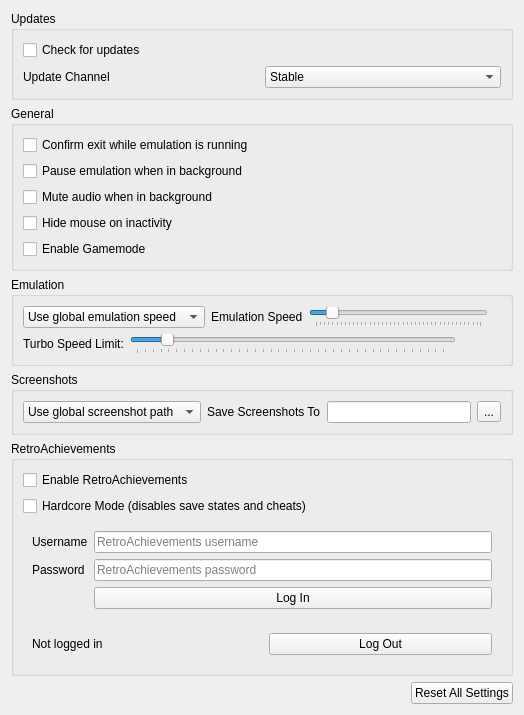
<?xml version="1.0" encoding="UTF-8"?>
<ui version="4.0">
 <class>ConfigureGeneral</class>
 <widget class="QWidget" name="ConfigureGeneral">
  <property name="geometry">
   <rect>
    <x>0</x>
    <y>0</y>
    <width>524</width>
    <height>578</height>
   </rect>
  </property>
  <property name="windowTitle">
   <string>Form</string>
  </property>
  <layout class="QHBoxLayout" name="horizontalLayout">
   <item>
    <layout class="QVBoxLayout" name="verticalLayout">
     <item>
      <widget class="QGroupBox" name="updates_group">
       <property name="title">
        <string>Updates</string>
       </property>
       <layout class="QGridLayout" name="gridLayout_2">
        <item row="0" column="0">
         <widget class="QCheckBox" name="toggle_update_checker">
          <property name="text">
           <string>Check for updates</string>
          </property>
         </widget>
        </item>
        <item row="1" column="0">
         <widget class="QLabel" name="update_channel_label">
          <property name="text">
           <string>Update Channel</string>
          </property>
         </widget>
        </item>
        <item row="1" column="1">
         <widget class="QComboBox" name="update_channel_combobox">
          <item>
           <property name="text">
            <string>Stable</string>
           </property>
          </item>
          <item>
           <property name="text">
            <string>Prerelease</string>
           </property>
          </item>
         </widget>
        </item>
       </layout>
      </widget>
     </item>
     <item>
      <widget class="QGroupBox" name="general_group">
       <property name="title">
        <string>General</string>
       </property>
       <layout class="QVBoxLayout" name="verticalLayout_5">
        <item>
         <widget class="QCheckBox" name="toggle_check_exit">
          <property name="text">
           <string>Confirm exit while emulation is running</string>
          </property>
         </widget>
        </item>
        <item>
         <widget class="QCheckBox" name="toggle_background_pause">
          <property name="text">
           <string>Pause emulation when in background</string>
          </property>
         </widget>
        </item>
        <item>
         <widget class="QCheckBox" name="toggle_background_mute">
          <property name="text">
           <string>Mute audio when in background</string>
          </property>
         </widget>
        </item>
        <item>
         <widget class="QCheckBox" name="toggle_hide_mouse">
          <property name="text">
           <string>Hide mouse on inactivity</string>
          </property>
         </widget>
        </item>
        <item>
         <widget class="QCheckBox" name="toggle_gamemode">
          <property name="text">
           <string>Enable Gamemode</string>
          </property>
         </widget>
        </item>
       </layout>
      </widget>
     </item>
     <item>
      <widget class="QGroupBox" name="emulation_group">
       <property name="title">
        <string>Emulation</string>
       </property>
       <layout class="QVBoxLayout" name="verticalLayout_2">
        <item>
         <widget class="QWidget" name="emulation_speed_layout" native="true">
          <layout class="QHBoxLayout" name="emulation_speed_layout_inner">
           <property name="leftMargin">
            <number>0</number>
           </property>
           <property name="topMargin">
            <number>0</number>
           </property>
           <property name="rightMargin">
            <number>0</number>
           </property>
           <property name="bottomMargin">
            <number>0</number>
           </property>
           <item>
            <widget class="QComboBox" name="emulation_speed_combo">
             <item>
              <property name="text">
               <string>Use global emulation speed</string>
              </property>
             </item>
             <item>
              <property name="text">
               <string>Set emulation speed</string>
              </property>
             </item>
            </widget>
           </item>
           <item>
            <widget class="QLabel" name="label_emulation_speed">
             <property name="text">
              <string>Emulation Speed</string>
             </property>
            </widget>
           </item>
           <item>
            <widget class="QSlider" name="frame_limit">
             <property name="minimum">
              <number>0</number>
             </property>
             <property name="maximum">
              <number>199</number>
             </property>
             <property name="singleStep">
              <number>5</number>
             </property>
             <property name="pageStep">
              <number>15</number>
             </property>
             <property name="value">
              <number>19</number>
             </property>
             <property name="orientation">
              <enum>Qt::Horizontal</enum>
             </property>
             <property name="tickPosition">
              <enum>QSlider::TicksBelow</enum>
             </property>
            </widget>
           </item>
           <item>
            <widget class="QLabel" name="emulation_speed_display_label">
             <property name="text">
              <string/>
             </property>
             <property name="alignment">
              <set>Qt::AlignRight|Qt::AlignTrailing|Qt::AlignVCenter</set>
             </property>
            </widget>
           </item>
          </layout>
         </widget>
        </item>
        <item>
         <widget class="QWidget" name="turbo_limit_layout" native="true">
          <layout class="QHBoxLayout" name="turbo_limit_layout_inner">
           <property name="leftMargin">
            <number>0</number>
           </property>
           <property name="topMargin">
            <number>0</number>
           </property>
           <property name="rightMargin">
            <number>0</number>
           </property>
           <property name="bottomMargin">
            <number>0</number>
           </property>
           <item>
            <widget class="QLabel" name="turbo_limit_label">
             <property name="text">
              <string>Turbo Speed Limit:</string>
             </property>
            </widget>
           </item>
           <item>
            <widget class="QSlider" name="turbo_limit">
             <property name="minimum">
              <number>0</number>
             </property>
             <property name="maximum">
              <number>198</number>
             </property>
             <property name="singleStep">
              <number>5</number>
             </property>
             <property name="pageStep">
              <number>15</number>
             </property>
             <property name="value">
              <number>19</number>
             </property>
             <property name="orientation">
              <enum>Qt::Horizontal</enum>
             </property>
             <property name="tickPosition">
              <enum>QSlider::TicksBelow</enum>
             </property>
            </widget>
           </item>
           <item>
            <spacer name="horizontalSpacer">
             <property name="orientation">
              <enum>Qt::Horizontal</enum>
             </property>
             <property name="sizeType">
              <enum>QSizePolicy::Fixed</enum>
             </property>
             <property name="sizeHint" stdset="0">
              <size>
               <width>32</width>
               <height>20</height>
              </size>
             </property>
            </spacer>
           </item>
           <item>
            <widget class="QLabel" name="turbo_limit_display_label">
             <property name="text">
              <string/>
             </property>
             <property name="alignment">
              <set>Qt::AlignRight|Qt::AlignTrailing|Qt::AlignVCenter</set>
             </property>
            </widget>
           </item>
          </layout>
         </widget>
        </item>
       </layout>
      </widget>
     </item>
     <item>
      <widget class="QGroupBox" name="screenshot_group">
       <property name="title">
        <string>Screenshots</string>
       </property>
       <layout class="QGridLayout" name="gridLayout">
        <property name="verticalSpacing">
         <number>0</number>
        </property>
        <item row="0" column="1">
         <widget class="QWidget" name="widget_screenshot" native="true">
          <layout class="QHBoxLayout" name="screenshot_layout">
           <property name="leftMargin">
            <number>0</number>
           </property>
           <property name="topMargin">
            <number>0</number>
           </property>
           <property name="rightMargin">
            <number>0</number>
           </property>
           <property name="bottomMargin">
            <number>0</number>
           </property>
           <item>
            <widget class="QComboBox" name="screenshot_combo">
             <item>
              <property name="text">
               <string>Use global screenshot path</string>
              </property>
             </item>
             <item>
              <property name="text">
               <string>Set screenshot path:</string>
              </property>
             </item>
            </widget>
           </item>
           <item>
            <widget class="QLabel" name="screenshot_dir_label">
             <property name="text">
              <string>Save Screenshots To</string>
             </property>
            </widget>
           </item>
           <item>
            <widget class="QLineEdit" name="screenshot_dir_path"/>
           </item>
           <item>
            <widget class="QToolButton" name="change_screenshot_dir">
             <property name="text">
              <string>...</string>
             </property>
            </widget>
           </item>
          </layout>
         </widget>
        </item>
       </layout>
      </widget>
     </item>
     <item>
      <widget class="QGroupBox" name="retroachievements_group">
       <property name="title">
        <string>RetroAchievements</string>
       </property>
       <layout class="QVBoxLayout" name="ra_group_layout">
        <item>
         <widget class="QCheckBox" name="ra_enable_checkbox">
          <property name="text">
           <string>Enable RetroAchievements</string>
          </property>
         </widget>
        </item>
        <item>
         <widget class="QCheckBox" name="ra_hardcore_checkbox">
          <property name="text">
           <string>Hardcore Mode (disables save states and cheats)</string>
          </property>
         </widget>
        </item>
        <item>
         <widget class="QWidget" name="ra_login_form" native="true">
          <layout class="QGridLayout" name="ra_login_grid">
           <item row="0" column="0">
            <widget class="QLabel" name="ra_username_label">
             <property name="text">
              <string>Username</string>
             </property>
            </widget>
           </item>
           <item row="0" column="1">
            <widget class="QLineEdit" name="ra_username_edit">
             <property name="placeholderText">
              <string>RetroAchievements username</string>
             </property>
            </widget>
           </item>
           <item row="1" column="0">
            <widget class="QLabel" name="ra_password_label">
             <property name="text">
              <string>Password</string>
             </property>
            </widget>
           </item>
           <item row="1" column="1">
            <widget class="QLineEdit" name="ra_password_edit">
             <property name="echoMode">
              <enum>QLineEdit::Password</enum>
             </property>
             <property name="placeholderText">
              <string>RetroAchievements password</string>
             </property>
            </widget>
           </item>
           <item row="2" column="1">
            <widget class="QPushButton" name="ra_login_button">
             <property name="text">
              <string>Log In</string>
             </property>
            </widget>
           </item>
          </layout>
         </widget>
        </item>
        <item>
         <widget class="QWidget" name="ra_logged_in_widget" native="true">
          <layout class="QHBoxLayout" name="ra_logged_in_layout">
           <item>
            <widget class="QLabel" name="ra_status_label">
             <property name="text">
              <string>Not logged in</string>
             </property>
            </widget>
           </item>
           <item>
            <spacer name="ra_spacer">
             <property name="orientation">
              <enum>Qt::Horizontal</enum>
             </property>
            </spacer>
           </item>
           <item>
            <widget class="QPushButton" name="ra_logout_button">
             <property name="text">
              <string>Log Out</string>
             </property>
            </widget>
           </item>
          </layout>
         </widget>
        </item>
       </layout>
      </widget>
     </item>
     <item alignment="Qt::AlignRight">
      <widget class="QPushButton" name="button_reset_defaults">
       <property name="text">
        <string>Reset All Settings</string>
       </property>
      </widget>
     </item>
     <item>
      <spacer name="verticalSpacer">
       <property name="orientation">
        <enum>Qt::Vertical</enum>
       </property>
       <property name="sizeHint" stdset="0">
        <size>
         <width>20</width>
         <height>40</height>
        </size>
       </property>
      </spacer>
     </item>
    </layout>
   </item>
  </layout>
 </widget>
 <tabstops>
  <tabstop>toggle_check_exit</tabstop>
  <tabstop>toggle_background_pause</tabstop>
  <tabstop>toggle_hide_mouse</tabstop>
  <tabstop>button_reset_defaults</tabstop>
 </tabstops>
 <resources/>
 <connections/>
</ui>
